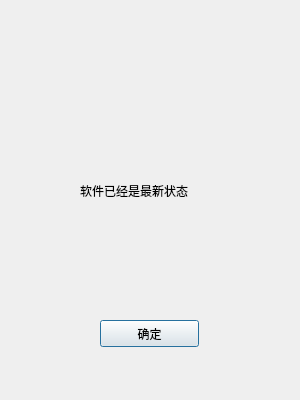
<?xml version="1.0" encoding="UTF-8"?>
<ui version="4.0">
 <class>Update</class>
 <widget class="QDialog" name="Update">
  <property name="geometry">
   <rect>
    <x>0</x>
    <y>0</y>
    <width>300</width>
    <height>400</height>
   </rect>
  </property>
  <property name="minimumSize">
   <size>
    <width>300</width>
    <height>400</height>
   </size>
  </property>
  <property name="maximumSize">
   <size>
    <width>300</width>
    <height>400</height>
   </size>
  </property>
  <property name="windowTitle">
   <string>更新</string>
  </property>
  <widget class="QLabel" name="label">
   <property name="geometry">
    <rect>
     <x>80</x>
     <y>170</y>
     <width>141</width>
     <height>41</height>
    </rect>
   </property>
   <property name="text">
    <string>软件已经是最新状态</string>
   </property>
  </widget>
  <widget class="QPushButton" name="pushButton_2">
   <property name="geometry">
    <rect>
     <x>100</x>
     <y>320</y>
     <width>99</width>
     <height>27</height>
    </rect>
   </property>
   <property name="text">
    <string>确定</string>
   </property>
  </widget>
 </widget>
 <resources/>
 <connections>
  <connection>
   <sender>pushButton_2</sender>
   <signal>clicked()</signal>
   <receiver>Update</receiver>
   <slot>close()</slot>
   <hints>
    <hint type="sourcelabel">
     <x>157</x>
     <y>331</y>
    </hint>
    <hint type="destinationlabel">
     <x>241</x>
     <y>348</y>
    </hint>
   </hints>
  </connection>
 </connections>
</ui>
